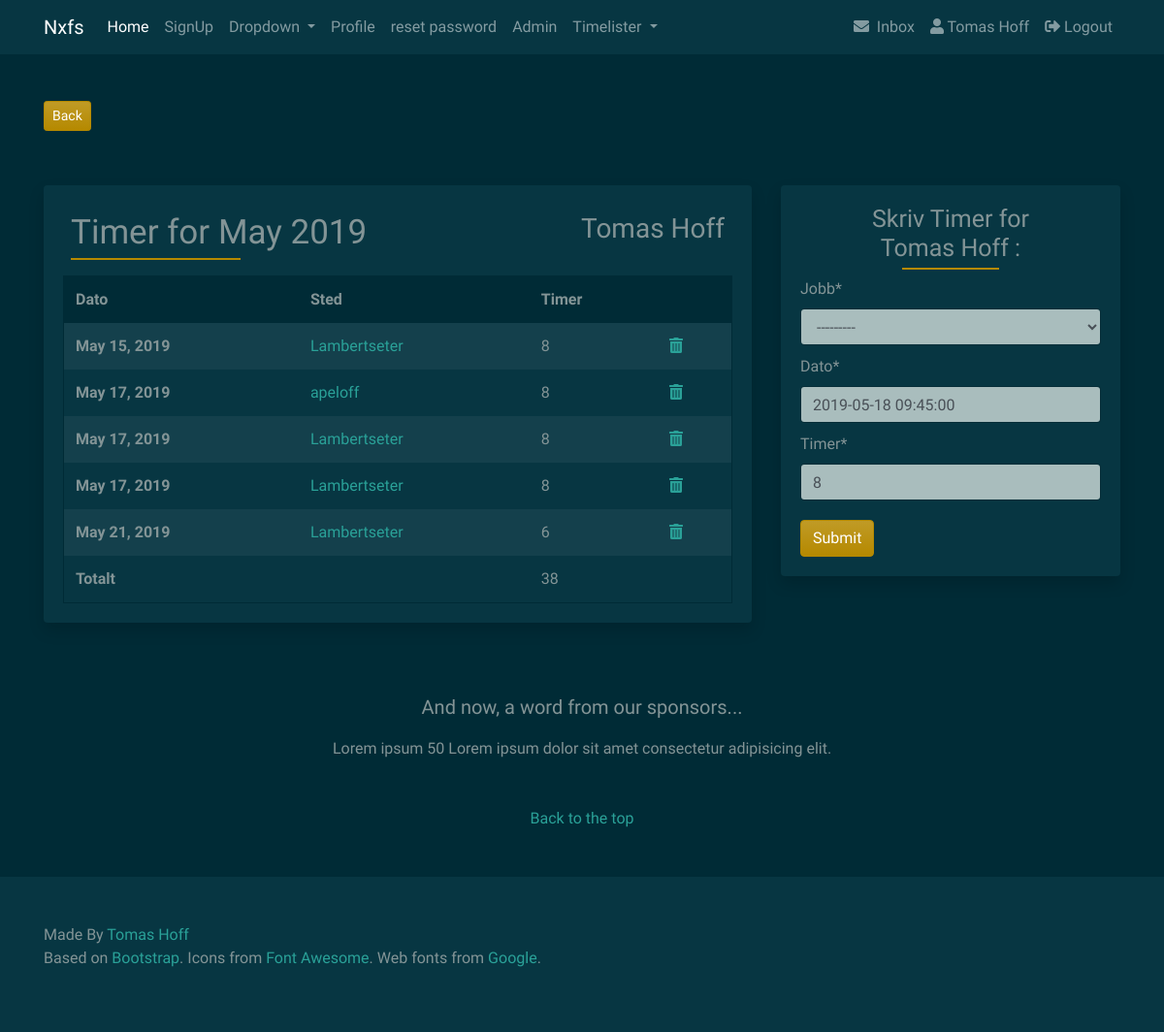
Page /timelister/ (signed in) on the earlier database version.
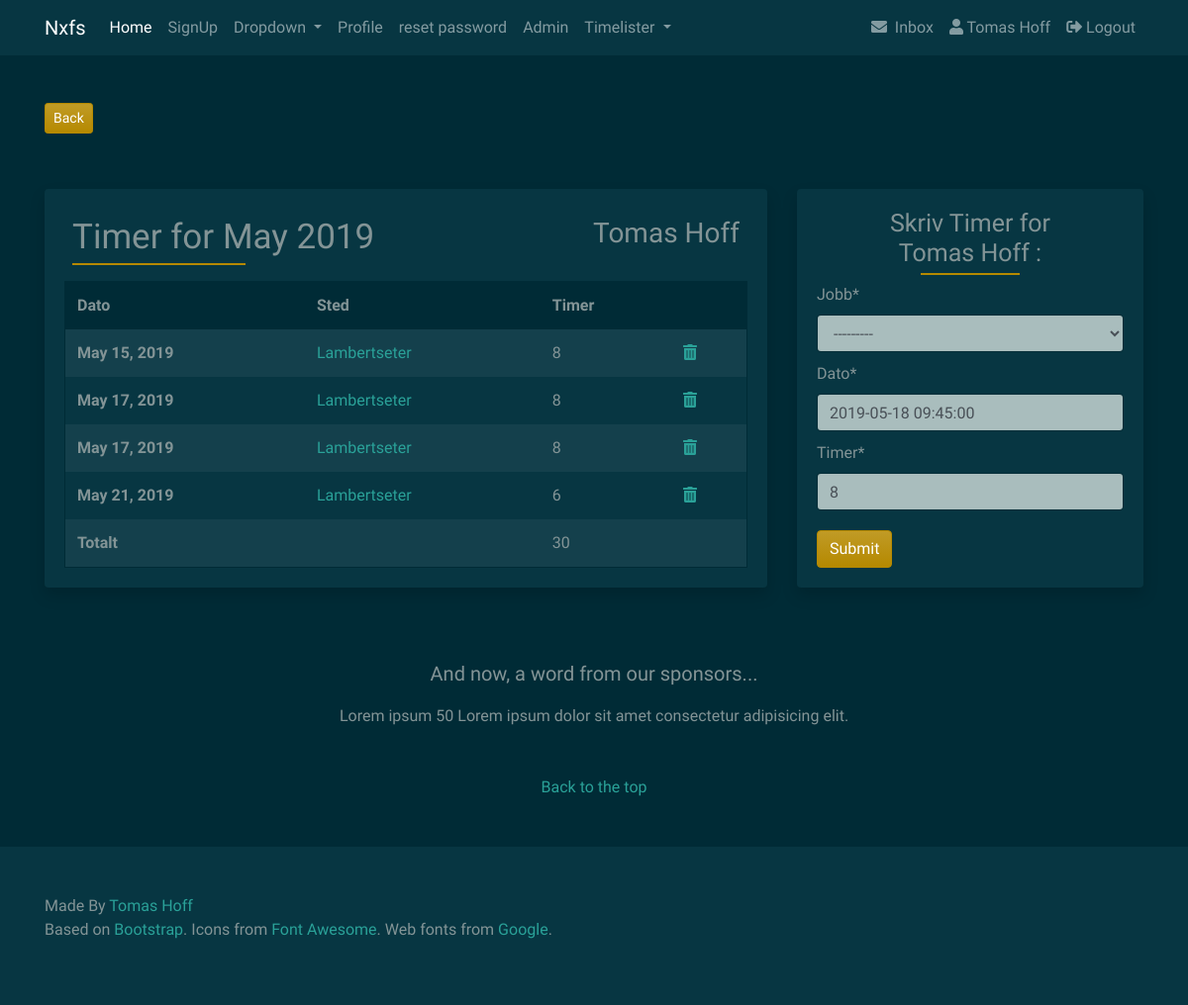
Same page on the later database version.
### timelister/models.py (models this page shows)
class Timeliste(models.Model):
    user = models.ForeignKey(User, on_delete=models.CASCADE)
    jobb = models.ForeignKey(Jobber, on_delete=models.CASCADE)
    date_added = models.DateTimeField(auto_now_add=True)
    dato = models.DateField(null=True, blank=True)
    timer = models.SmallIntegerField(null=True)
    class Meta:
        verbose_name = 'timeliste'
        verbose_name_plural = 'timelister'
    def __str__(self):
        return self.jobb.tittel

### jobb/models.py (models this page shows)
class Jobber(models.Model):
    ordre_nr = models.PositiveSmallIntegerField(primary_key=True)
    tittel = models.CharField(max_length=64, unique=True, blank=True)
    adresse = models.CharField(max_length=256, blank=True)
    telefon_nr = models.CharField(max_length=64, blank=True)
    beskrivelse = models.TextField(blank=True)
    date = models.DateTimeField(auto_now_add=True)
    ferdig = models.BooleanField(default=False)
    matriell = models.ManyToManyField(JobbMatriell, blank=True)
    profile_picture = models.ImageField(
        upload_to='jobb_profile_image', default='default/jobb_profile.png')
    class Meta:
        verbose_name = 'Jobb'
        verbose_name_plural = 'Jobber'
    def __str__(self):
        return self.tittel

### timelister/views.py (the view)
# urls.py: path('', views.timeliste, name="timeliste"),
@login_required
def timeliste(request):
    current_month = datetime.now().month
    this_month_timer = models.Timeliste.objects.filter(
        dato__month=current_month).filter(user=request.user).order_by('dato')
    total_timer = this_month_timer.aggregate(Sum('timer'))
    timeform = TimelisteForm(request.POST or None)
    if request.method == "POST":
        if timeform.is_valid():
            timeform.instance.user = request.user
            timeform.save()
            messages.success(request, 'Timer Lagt til')
            return redirect(request.META.get('HTTP_REFERER', redirect_if_referer_not_found))
    context = {
        'timeform': timeform,
        'total_timer': total_timer,
        'this_month_timer': this_month_timer,
    }
    return render(request, 'timelister/timeliste.html', context)

### timelister/forms.py
class TimelisteForm(forms.ModelForm):
    timer = forms.CharField(max_length="2", initial="8", widget=forms.TextInput(
        attrs={
            'placeholder': '* Antall Timer...',
        }))
    dato = forms.DateField(required=True, initial=datenow,
                           widget=DatePickerInput())
    class Meta:
        model = Timeliste
        fields = (
            'jobb',
            'dato',
            'timer',
        )

### srv/context_processors.py (called while the page is built)
def custom_context(request):
    navbarloginform = LoginForm(request.POST or None)
    return {
        'navbarloginform': navbarloginform
    }

### templates/timelister/timeliste.html (shortened to what this page needs)
{% extends 'base.html' %}
{% block content %}
{% load crispy_forms_tags %}
<div class="col-lg-8">
    <div class="card border-0 shadow bg-dark mb-4">
        <div class="card-body">
            <div class="d-flex justify-content-between">
                <div class="p-2">
                    <h2 class="card-body">Timer for {% now 'F Y' %}</h2>
                </div>
                <div class="p-2">
                </div>
                <div class="p-2">
                    <h3>
                        {% include 'func/name.html' %}
                    </h3>
                </div>
            </div>
            <div class="custom-card">
                <table class="table table-striped table-borderless">
                    <thead class="thead-postman">
                        <tr>
                            <th scope="col">Dato</th>
                            <th scope="col">Sted</th>
                            <th scope="col">Timer</th>
                            <th scope="col"></th>
                        </tr>
                    </thead>
                    <tbody>
                        {% for timer in this_month_timer %}
                        <tr>
                            <th scope="row">{{ timer.dato }}</th>
                            <td><a href="{% url 'jobbdetail' jobb_id=timer.jobb.ordre_nr %}">{{ timer }}</a></td>
                            <td>{{ timer.timer }}</td>
                            <td><a href="{% url 'delete_timer' timer.id %}" class="confirm-delete" data-toggle="modal"
                                    data-target="#confirmTimerDeleteModal" id="deleteButton{{timer.id}}">
                                    <i class="fas fa-trash-alt" tooltip-toggle="tooltip" title="Delete"></i></a></td>
                        </tr>
                        {% endfor %}
                        <tr>
                            <th scope="row">Totalt</th>
                            <td></td>
                            <td>{{ total_timer.timer__sum }}</td>
                            <td></td>
                        </tr>
                    </tbody>
                </table>
            </div>
        </div>
    </div>
</div>
<div class="col-lg-4">
    <div class="card border-0 shadow bg-dark mb-4 d-lg-block">
        <div class="card-body">
            <div class="form-group">
                <h2>Skriv Timer for<br>{% include 'func/name.html' %}:
                </h2>
                <form method="POST" action=".">
                    {{ timeform|crispy }}
                    <button type="submit" class="btn btn-primary button-card">Submit</button>
                </form>
            </div>
        </div>
    </div>
</div>
{% endblock content %}

Differences in the rows shown:
removed Timeliste: dato "May 17, 2019", jobb.tittel "apeloff", timer "8"
Other differences:
{{ total_timer.timer__sum }}: "38" → "30"
